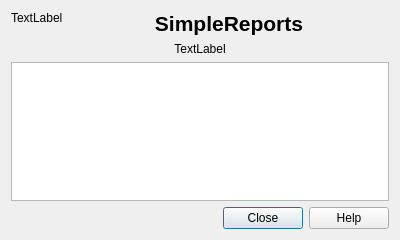
<?xml version="1.0" encoding="UTF-8"?>
<ui version="4.0">
 <class>Dialog</class>
 <widget class="QDialog" name="Dialog">
  <property name="geometry">
   <rect>
    <x>0</x>
    <y>0</y>
    <width>400</width>
    <height>240</height>
   </rect>
  </property>
  <property name="windowTitle">
   <string>About SimpleReports</string>
  </property>
  <layout class="QGridLayout" name="gridLayout" columnstretch="0,5">
   <item row="0" column="0">
    <widget class="QLabel" name="lblLogo">
     <property name="text">
      <string>TextLabel</string>
     </property>
     <property name="alignment">
      <set>Qt::AlignLeading|Qt::AlignLeft|Qt::AlignTop</set>
     </property>
    </widget>
   </item>
   <item row="0" column="1">
    <widget class="QLabel" name="label">
     <property name="text">
      <string>&lt;!DOCTYPE HTML PUBLIC &quot;-//W3C//DTD HTML 4.0//EN&quot; &quot;http://www.w3.org/TR/REC-html40/strict.dtd&quot;&gt;
&lt;html&gt;&lt;head&gt;&lt;meta name=&quot;qrichtext&quot; content=&quot;1&quot; /&gt;&lt;style type=&quot;text/css&quot;&gt;
p, li { white-space: pre-wrap; }
&lt;/style&gt;&lt;/head&gt;&lt;body style=&quot; font-family:'Droid Sans'; font-size:10pt; font-weight:400; font-style:normal;&quot;&gt;
&lt;p align=&quot;center&quot; style=&quot; margin-top:0px; margin-bottom:0px; margin-left:0px; margin-right:0px; -qt-block-indent:0; text-indent:0px;&quot;&gt;&lt;span style=&quot; font-size:16pt; font-weight:600;&quot;&gt;SimpleReports&lt;/span&gt;&lt;/p&gt;&lt;/body&gt;&lt;/html&gt;</string>
     </property>
     <property name="alignment">
      <set>Qt::AlignCenter</set>
     </property>
    </widget>
   </item>
   <item row="1" column="0" colspan="2">
    <widget class="QLabel" name="lblVersion">
     <property name="text">
      <string>TextLabel</string>
     </property>
     <property name="alignment">
      <set>Qt::AlignCenter</set>
     </property>
    </widget>
   </item>
   <item row="3" column="0" colspan="2">
    <widget class="QDialogButtonBox" name="buttonBox">
     <property name="orientation">
      <enum>Qt::Horizontal</enum>
     </property>
     <property name="standardButtons">
      <set>QDialogButtonBox::Close|QDialogButtonBox::Help</set>
     </property>
    </widget>
   </item>
   <item row="2" column="0" colspan="2">
    <widget class="QTextBrowser" name="textBrowser">
     <property name="readOnly">
      <bool>true</bool>
     </property>
     <property name="html">
      <string>&lt;!DOCTYPE HTML PUBLIC &quot;-//W3C//DTD HTML 4.0//EN&quot; &quot;http://www.w3.org/TR/REC-html40/strict.dtd&quot;&gt;
&lt;html&gt;&lt;head&gt;&lt;meta name=&quot;qrichtext&quot; content=&quot;1&quot; /&gt;&lt;style type=&quot;text/css&quot;&gt;
p, li { white-space: pre-wrap; }
&lt;/style&gt;&lt;/head&gt;&lt;body style=&quot; font-family:'Droid Sans'; font-size:10pt; font-weight:400; font-style:normal;&quot;&gt;
&lt;p style=&quot;-qt-paragraph-type:empty; margin-top:0px; margin-bottom:0px; margin-left:0px; margin-right:0px; -qt-block-indent:0; text-indent:0px; font-family:'Sans Serif'; font-size:9pt;&quot;&gt;&lt;br /&gt;&lt;/p&gt;&lt;/body&gt;&lt;/html&gt;</string>
     </property>
     <property name="textInteractionFlags">
      <set>Qt::LinksAccessibleByMouse|Qt::TextSelectableByMouse</set>
     </property>
    </widget>
   </item>
  </layout>
 </widget>
 <resources/>
 <connections>
  <connection>
   <sender>buttonBox</sender>
   <signal>accepted()</signal>
   <receiver>Dialog</receiver>
   <slot>accept()</slot>
   <hints>
    <hint type="sourcelabel">
     <x>248</x>
     <y>254</y>
    </hint>
    <hint type="destinationlabel">
     <x>157</x>
     <y>274</y>
    </hint>
   </hints>
  </connection>
  <connection>
   <sender>buttonBox</sender>
   <signal>rejected()</signal>
   <receiver>Dialog</receiver>
   <slot>reject()</slot>
   <hints>
    <hint type="sourcelabel">
     <x>316</x>
     <y>260</y>
    </hint>
    <hint type="destinationlabel">
     <x>286</x>
     <y>274</y>
    </hint>
   </hints>
  </connection>
 </connections>
</ui>
